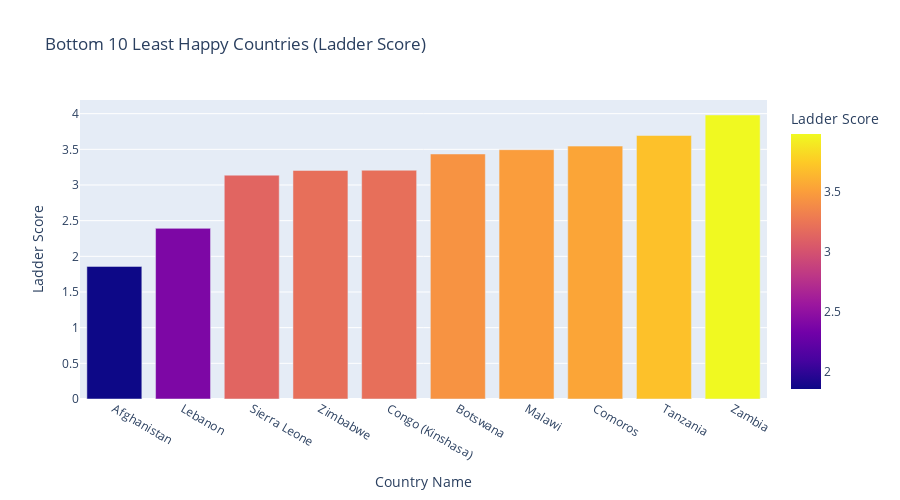

Source (notebook cell):
### Markdown cell above
## Visualizing the Bottom 10 Least Happy Countries  

We now examine the **countries with the lowest Ladder Scores** using **bar and pie charts**.  

**Bar Chart Insights:**  
- **Afghanistan (1.86)** ranks lowest, followed by **Lebanon (2.39)** and **Sierra Leone (3.14)**, showing extreme disparities in global happiness.  
- The bar heights clearly demonstrate how large the gap is between the happiest and least happy countries (top scores ~7.8 vs bottom ~1.86).  
- Many of the bottom 10 countries are affected by **conflict, weak governance, and low social support**, which are likely major contributors to their low scores.  

**Pie Chart Insights:**  
- The pie chart highlights how each country contributes proportionally to the bottom 10 bracket.  
- **Afghanistan and Lebanon** occupy the largest slices, emphasizing their extreme low happiness levels.  
- Smaller slices (e.g., Zambia, Tanzania) show that even within the bottom 10, there is variation, but all remain significantly lower than the global average (~5.54).  

**Conclusion:**  
- These visualizations reinforce that **economic, social, and political factors** heavily influence happiness outcomes.  
- Contrasting top 10 vs bottom 10 charts visually demonstrates **the global inequality in well-being**.

### Code cell
px.bar(
    df_bottom10,
    x=df_bottom10.index,
    y="Ladder Score",
    color="Ladder Score",
    title="Bottom 10 Least Happy Countries (Ladder Score)",
    labels={"Country Name": "Country Name", "Ladder Score": "Ladder Score"},
    height=500,
)

### Figure 1 — Plotly figure (JSON) as saved in the notebook; plotly's stock layout.template omitted (floating-point values rounded to 4 significant figures)
{"data": [{"hovertemplate": "Country Name=%{x}<br>Ladder Score=%{marker.color}<extra></extra>", "legendgroup": "", "marker": {"color": [1.859, 2.392, 3.138, 3.204, 3.207, 3.435, 3.495, 3.545, 3.694, 3.982], "coloraxis": "coloraxis", "pattern": {"shape": ""}}, "name": "", "orientation": "v", "showlegend": false, "textposition": "auto", "type": "bar", "x": ["Afghanistan", "Lebanon", "Sierra Leone", "Zimbabwe", "Congo (Kinshasa)", "Botswana", "Malawi", "Comoros", "Tanzania", "Zambia"], "xaxis": "x", "y": [1.859, 2.392, 3.138, 3.204, 3.207, 3.435, 3.495, 3.545, 3.694, 3.982], "yaxis": "y"}], "layout": {"barmode": "relative", "coloraxis": {"colorbar": {"title": {"text": "Ladder Score"}}, "colorscale": [[0, "#0d0887"], [0.1111, "#46039f"], [0.2222, "#7201a8"], [0.3333, "#9c179e"], [0.4444, "#bd3786"], [0.5556, "#d8576b"], [0.6667, "#ed7953"], [0.7778, "#fb9f3a"], [0.8889, "#fdca26"], [1, "#f0f921"]]}, "height": 500, "legend": {"tracegroupgap": 0}, "title": {"text": "Bottom 10 Least Happy Countries (Ladder Score)"}, "xaxis": {"anchor": "y", "domain": [0, 1], "title": {"text": "Country Name"}}, "yaxis": {"anchor": "x", "domain": [0, 1], "title": {"text": "Ladder Score"}}}}
